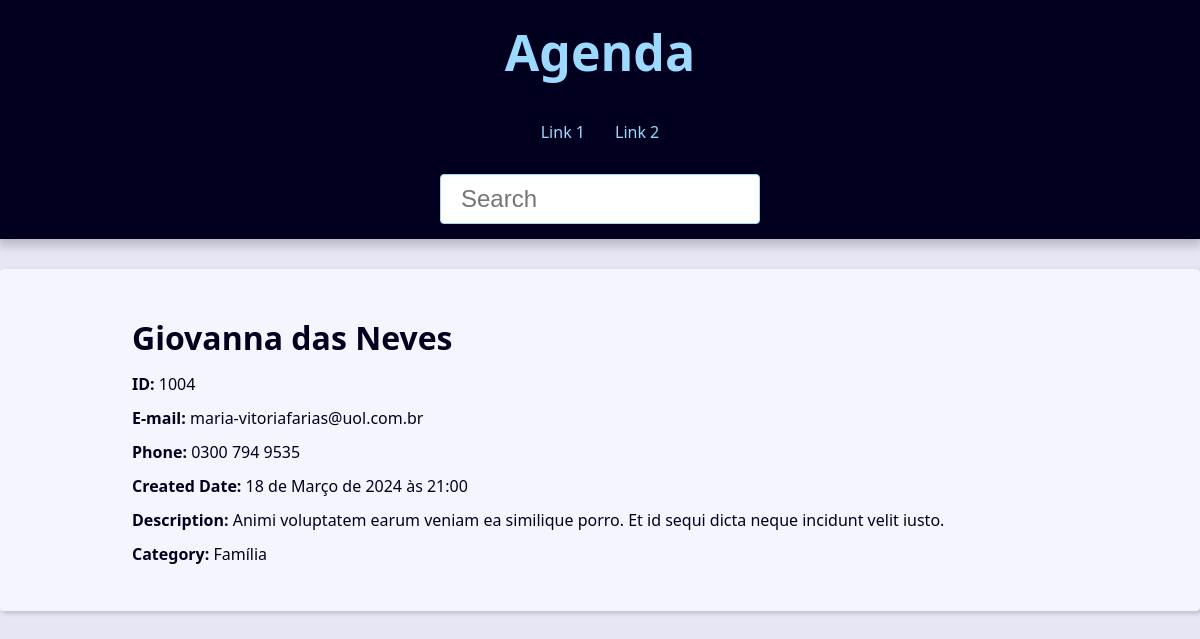
Page /contact/1004/ on the committed database.
### contact/models.py (models this page shows, shortened)
class Contact(models.Model):
    first_name = models.CharField(max_length=50)
    last_name = models.CharField(max_length=50, blank=True)
    phone = models.CharField(max_length=50)
    email = models.EmailField(max_length=254, blank=True)
    created_date = models.DateTimeField(default=timezone.now)
    description = models.TextField(blank=True)
    show = models.BooleanField(default=True)
    picture = models.ImageField(blank=True, upload_to="pictures/%Y/%m/")
    category = models.ForeignKey(
        Category, on_delete=models.SET_NULL, blank=True, null=True
    )
    owner = models.ForeignKey(User, on_delete=models.SET_NULL, blank=True, null=True)

class Category(models.Model):
    class Meta:
        verbose_name = "Category"
        verbose_name_plural = "Categories"
    name = models.CharField(max_length=50)

### contact/views/contact_views.py (the view)
# urls.py: path("contact/<int:contact_id>/", views.contact, name="contact"),
def contact(request, contact_id):
    single_contact = get_object_or_404(Contact, pk=contact_id, show=True)
    site_title = f"{single_contact.first_name} {single_contact.last_name} - "
    context = {"contact": single_contact, "site_title": site_title}
    return render(request, "contact/contact.html", context)

### contact/templates/contact/contact.html
{% extends "global/base.html" %}
{% block content %}
<div class="single-contact">
    <h1 class="single-contact-name">
        {{ contact.first_name }} {{ contact.last_name }}
    </h1>
    <p><b>ID: </b> {{ contact.id }}</p>
    <p><b>E-mail: </b> {{ contact.email }}</p>
    <p><b>Phone: </b> {{ contact.phone }}</p>
    <p><b>Created Date: </b> {{ contact.created_date }}</p>
    <p><b>Description: </b> {{ contact.description }}</p>
    <p><b>Category: </b> {{ contact.category.name }}</p>
</div>
{% endblock content %}

### base_static/global/css/style.css (style rules this page uses)
:root { --spacing: 1.5rem; --link-dark-color: rgb(0, 83, 134); --link-light-color: rgb(156, 217, 255); --clr-white: rgb(245, 245, 255); --clr-black: rgb(0, 0, 30); --clr-light-gray: rgb(230, 230, 245); --clr-dark-shadow-5: rgba(0, 0, 10, 5%); --clr-dark-shadow-10: rgba(0, 0, 10, 10%); --clr-dark-shadow-20: rgba(0, 0, 10, 20%); --clr-light-shadow-5: rgba(200, 200, 255, 5%); --clr-light-shadow-10: rgba(200, 200, 255, 10%); --clr-light-shadow-20: rgba(200, 200, 255, 20%); --main-page-width: 120rem; --table-min-width: 60rem; --biggest-font-size: 5rem; --bigger-font-size: 4rem; --big-font-size: 3.2rem; --medium-font-size: 2.4rem; --small-font-size: 1.6rem; --smaller-font-size: 1.4rem; --smallest-font-size: 1.2rem; --transition-fast: 300ms; --transition-medium: 600ms; --transition-slow: 1s; --default-border-radius: 4px; }
*, *::before, *::after { margin: 0; padding: 0; box-sizing: border-box; }
html { font-size: 62.5%; }
body { font-family: system-ui, -apple-system, BlinkMacSystemFont, "Segoe UI", Roboto, Oxygen, Ubuntu, Cantarell, "Open Sans", "Helvetica Neue", sans-serif; line-height: 1.5; font-size: var(--small-font-size); color: var(--clr-black); -webkit-font-smoothing: antialiased; background: var(--clr-light-gray); }
@media (min-width: 600px) { .single-contact { max-width: 80%; margin: calc(var(--spacing) * 2) auto; } }
.single-contact h1 { margin: 1rem 0; }
.single-contact p { margin: 1rem 0; }

### rows in the picture
Contact: first_name "Giovanna", last_name "das Neves", id "1004", email "maria-vitoriafarias@uol.com.br", phone "0300 794 9535", created_date "18 de Março de 2024 às 21:00", description "Animi voluptatem earum veniam ea similique porro. Et id sequi dicta neque incidunt velit iusto.", category.name "Família"
